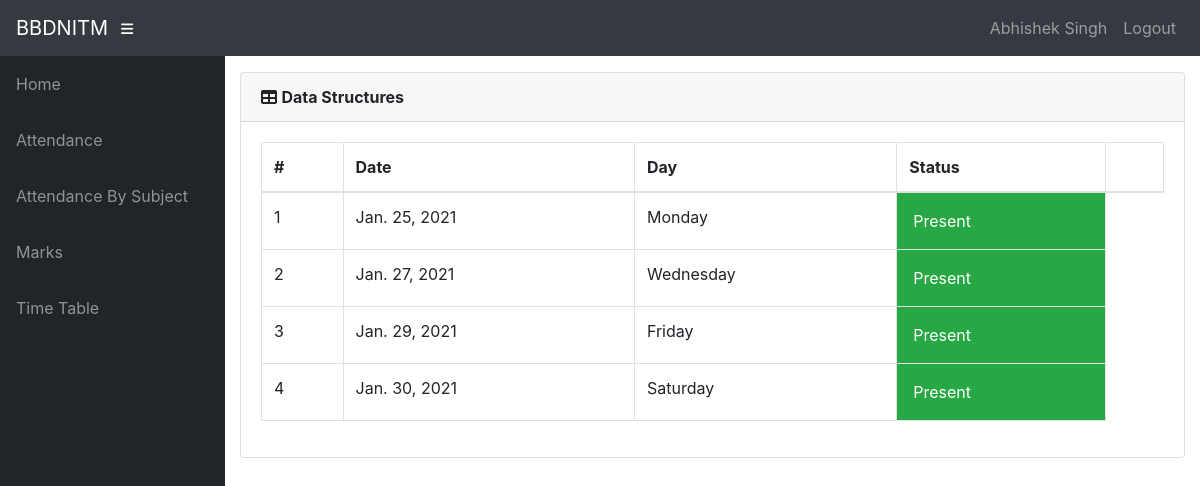
The page /info/student/1705410009/CS340/attendance/ (signed in) on the database its author committed.
### info/models.py (models this page shows, shortened)
class User(AbstractUser):
    @property
    def is_student(self):
        if hasattr(self, 'student'):
            return True
        return False

class Student(models.Model):
    user = models.OneToOneField(User, on_delete=models.CASCADE, null=True)
    class_id = models.ForeignKey(Class, on_delete=models.CASCADE, default=1)
    USN = models.CharField(primary_key='True', max_length=100)
    name = models.CharField(max_length=200)
    sex = models.CharField(max_length=50, choices=sex_choice, default='Male')
    DOB = models.DateField(default='1998-01-01')

class Course(models.Model):
    dept = models.ForeignKey(Dept, on_delete=models.CASCADE)
    id = models.CharField(primary_key='True', max_length=50)
    name = models.CharField(max_length=50)
    shortname = models.CharField(max_length=50, default='X')

class Attendance(models.Model):
    course = models.ForeignKey(Course, on_delete=models.CASCADE)
    student = models.ForeignKey(Student, on_delete=models.CASCADE)
    attendanceclass = models.ForeignKey(AttendanceClass, on_delete=models.CASCADE, default=1)
    date = models.DateField(default='2018-10-23')
    status = models.BooleanField(default='True')

### info/views.py (the view)
# urls.py: path('student/<slug:stud_id>/<slug:course_id>/attendance/', views.attendance_detail, name='attendance_detail'),
@login_required()
def attendance_detail(request, stud_id, course_id):
    stud = get_object_or_404(Student, USN=stud_id)
    cr = get_object_or_404(Course, id=course_id)
    att_list = Attendance.objects.filter(course=cr, student=stud).order_by('date')
    return render(request, 'info/att_detail.html', {'att_list': att_list, 'cr': cr})

### info/templates/info/att_detail.html (shortened to what this page needs)
{% extends 'info/base.html' %}
    {% block content %}
        <div class="card mb-3">
            <div class="card-header">
              <i class="fas fa-table"></i>
            <strong>{{ cr.name }}</strong></div>
            <div class="card-body">
              <div class="table-responsive">
                <table class="table table-bordered" id="dataTable" width="100%" cellspacing="0">
                  <thead>
                    <tr>
                        <th>#</th>
                        <th>Date</th>
                        <th>Day</th>
                        <th>Status</th>
                        <th></th>
                    </tr>
                  </thead>
                  <tbody>
                        {% for a in att_list %}
                        <tr class="row100 body">
                            <td>{{ forloop.counter }}</td>
                            <td>{{ a.date }}</td>
                            <td>{{ a.date|date:"l" }}</td>
                            {% if a.status %}
                            <td class="p-3 mb-2 bg-success text-white">Present </td>
                            {% else %}
                            <td class="p-3 mb-2 bg-danger text-white">Absent <span class="glyphicon glyphicon-thumbs-down"></span</td>
                            {% endif %}
                        </tr>
                    {% empty %}
                            <p>student has no attendance</p>
                    {% endfor %}
                  </tbody>
                </table>
              </div>
            </div>
          </div>
    {% endblock %}

### info/templates/info/base.html (shortened to what this page needs)
<!DOCTYPE html>
<html lang="en">
  <head>
      {% load static %}
    <link href="{% static '/info/bootstrap/vendor/bootstrap/css/bootstrap.min.css' %}" rel="stylesheet">
    <link href="{% static '/info/bootstrap/vendor/fontawesome-free/css/all.min.css' %}" rel="stylesheet" type="text/css">
    <link href="{% static '/info/bootstrap/vendor/datatables/dataTables.bootstrap4.css' %}" rel="stylesheet">
    <link href="{% static '/info/bootstrap/css/sb-admin.css' %}" rel="stylesheet">
  </head>
  <body id="page-top">
    <nav class="navbar navbar-expand navbar-dark bg-dark static-top">
      <a class="navbar-brand mr-1" href="{% url 'index' %}">BBDNITM</a>
      <button class="btn btn-link btn-sm text-white order-1 order-sm-0" id="sidebarToggle" href="#">
        <i class="fas fa-bars"></i>
      </button>
        <div class="collapse navbar-collapse" id="navbarResponsive">
          <ul class="navbar-nav ml-auto">
            <li class="nav-item">
                {% if request.user.is_student %}
                    <a class="nav-link text-capitalize">{{ request.user.student.name }}</a>
                {% elif request.user.is_teacher %}
                    <a class="nav-link text-capitalize">{{ request.user.teacher.name }}</a>
                {% endif %}
            </li>
            <li class="nav-item">
                <a class="nav-link" href="#" data-toggle="modal" data-target="#logoutModal">Logout</a>
            </li>
          </ul>
        </div>
    </nav>
    <div id="wrapper">
      <ul class="sidebar navbar-nav">
            <li class="nav-item">
              <a class="nav-link" href="{% url 'index' %}">
                <span>Home</span>
              </a>
            </li>
        {% if request.user.is_student %}
            <li class="nav-item">
              <a class="nav-link" href="{% url 'attendance' request.user.student.USN %}">
                <span>Attendance</span>
              </a>
            </li>
            <li class="nav-item">
              <a class="nav-link" href="{% url 'attendance' request.user.student.USN %}">
                <span>Attendance By Subject</span>
              </a>
            </li>
            <li class="nav-item">
              <a class="nav-link" href="{% url 'marks_list' request.user.student.USN %}">
                <span>Marks</span>
              </a>
            </li>
              <li class="nav-item">
              <a class="nav-link" href="{% url 'timetable' request.user.student.class_id_id %}">
                <span>Time Table</span>
              </a>
            </li>
        {% endif %}
      </ul>
      <div id="content-wrapper">
        <div class="container-fluid">
            {% block content %}
            {% endblock %}
        </div>
      </div>
    </div>
  </body>
</html>

### rows shown on the page
User: user.student.name "Abhishek Singh"
Course: name "Data Structures"
Attendance: date "Jan. 25, 2021", date "Monday", status "Present"
Attendance: date "Jan. 27, 2021", date "Wednesday", status "Present"
Attendance: date "Jan. 29, 2021", date "Friday", status "Present"
Attendance: date "Jan. 30, 2021", date "Saturday", status "Present"
